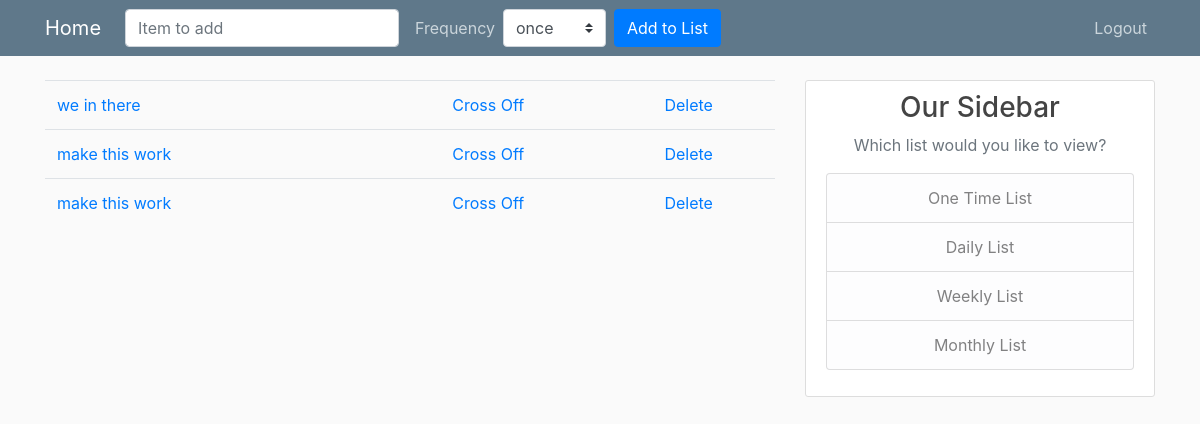
The page / (signed in) on the database as committed earlier.
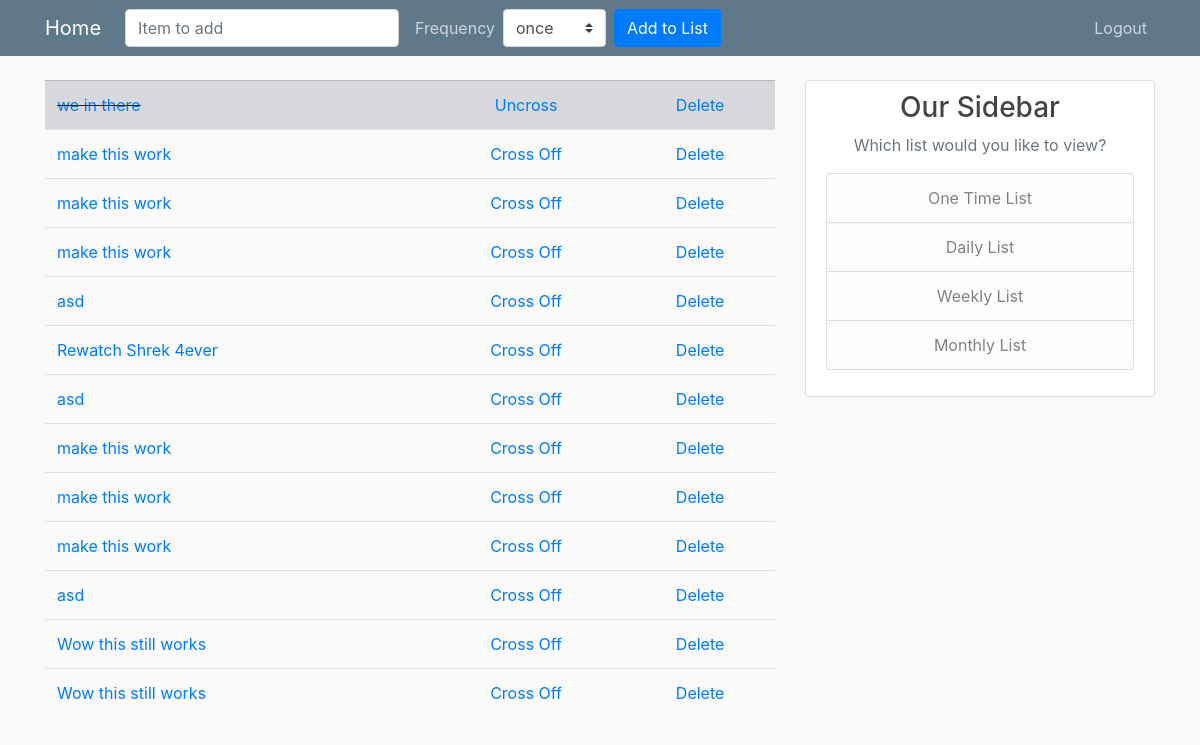
The same page on the database as committed later.
### userLists/models.py (models this page shows, shortened)
class List(models.Model):
    task = models.CharField(max_length=256)
    dateCreated = models.DateTimeField(default=timezone.now)
    repeating = models.CharField(max_length=50)
    completed = models.BooleanField(default=False)
    author = models.ForeignKey(User, on_delete=models.CASCADE)

### userLists/views.py (the view)
# urls.py: 2. Add a URL to urlpatterns:  path('', views.home, name='home')
@login_required()
def home(request):
    if request.method == 'POST':
        form = ListForm(request.POST or None)
        form.instance.author = request.user
        if form.is_valid():
            form.save()
            all_items = List.objects.filter(author=User.objects.get(username=request.user))
            messages.success(request,('Task add!'))
            return render(request, 'userLists/home.html', {'all_items': all_items})
    else:
        all_items = List.objects.filter(author=User.objects.get(username=request.user))
        return render(request, 'userLists/home.html', {'all_items': all_items})

### userLists/templates/userLists/home.html
{% extends "userLists/base.html" %}
{% block content %}
 <table class="table table=bordered">
    {% for entry in all_items %}
        {% if entry.completed %}
            <tr class="table-secondary">
                <td class="striker"><a href="{% url 'edit' entry.id %}">{{ entry.task }}</a></td>
                <td><center><a href="{% url 'uncross' entry.id 'List-home' %}">Uncross</a></center></td>
                <td><center><a href="{% url 'delete' entry.id %}">Delete</a></center></td>
            </tr>
        {% else %}
            <tr>
                <td><a href="{% url 'edit' entry.id %}">{{ entry.task }}</a></td>
                <td><center><a href="{% url 'cross_off' entry.id 'List-home' %}">Cross Off</a></center></td>
                <td><center><a href="{% url 'delete' entry.id %}">Delete</a></center></td>
            </tr>
        {% endif %}
    {% endfor %}
</table>
{% endblock content %}

### userLists/templates/userLists/base.html (shortened to what this page needs)
{% load static %}
<!DOCTYPE html>
<html>
<head>
    <link rel="stylesheet" href="https://stackpath.bootstrapcdn.com/bootstrap/4.3.1/css/bootstrap.min.css">
    <link rel="stylesheet" type="text/css" href="{% static 'userLists/main.css' %}">
</head>
<body>
    <header class="site-header">
      <nav class="navbar navbar-expand-md navbar-dark bg-steel fixed-top">
        <div class="container">
          <a class="navbar-brand mr-4" href="{% url 'List-home' %}">Home</a>
          <div class="collapse navbar-collapse" id="navbarToggle">
            <div class="navbar-nav mr-auto">
                <form class="form-inline my-3 my-lg-0" method ="POST">
                    <input type="search" class="form-control mr-sm-2"  aria-label="Search" placeholder="Item to add" name="task">
                    <a class="nav-item nav-link">Frequency</a>
                        <select class="custom-select mr-sm-2" type="search" aria-label="Search", name="repeating">
                          <option>once</option>
                        </select>
                    <button type="submit" class="btn btn-primary my-2 my-sm-0">Add to List</button>
                </form>
            </div>
            <div class="navbar-nav">
                {% if user.is_authenticated %}
                    <a class="nav-item nav-link" href="{% url 'logout' %}">Logout</a>
                {% else %}
                    <a class="nav-item nav-link" href="{% url 'login' %}">Login</a>
                    <a class="nav-item nav-link" href="{% url 'register' %}">Register</a>
                {% endif %}
            </div>
          </div>
        </div>
      </nav>
    </header>
    <main role="main" class="container">
      <div class="row">
        <div class="col-md-8">
          {% block content %}{% endblock %}
        </div>
        <div class="col-md-4">
          <div class="content-section"><center>
              <h3>Our Sidebar</h3>
              <p class='text-muted'>Which list would you like to view?
              <ul class="list-group">
                    <a class="list-group-item list-group-item-light" href="{% url 'once' %}">One Time List</a>
                    <a class="list-group-item list-group-item-light" href="{% url 'daily' %}">Daily List</a>
                    <a class="list-group-item list-group-item-light" href="{% url 'weekly' %}">Weekly List</a>
                    <a class="list-group-item list-group-item-light" href="{% url 'monthly' %}">Monthly List</a>
              </ul>
            </p>
          </center></div>
        </div>
      </div>
    </main>
</body>
</html>

### userLists/static/userLists/main.css (style rules this page uses)
body { background: #fafafa; color: #333333; margin-top: 5rem; }
h1, h2, h3, h4, h5, h6 { color: #444444; }
ul { margin: 0; }
.bg-steel { background-color: #5f788a; }
.site-header .navbar-nav .nav-link { color: #cbd5db; }
.content-section { background: #ffffff; padding: 10px 20px; border: 1px solid #dddddd; border-radius: 3px; margin-bottom: 20px; }
.striker { text-decoration: line-through; }

Rows that differ between the two databases and show on the page:
changed List "we in there": completed "Cross Off" → "Uncross"
added List: task "make this work"
added List: task "asd"
added List: task "Rewatch Shrek 4ever"
added List: task "asd"
added List: task "make this work"
added List: task "make this work"
added List: task "make this work"
added List: task "asd"
added List: task "Wow this still works"
added List: task "Wow this still works"
